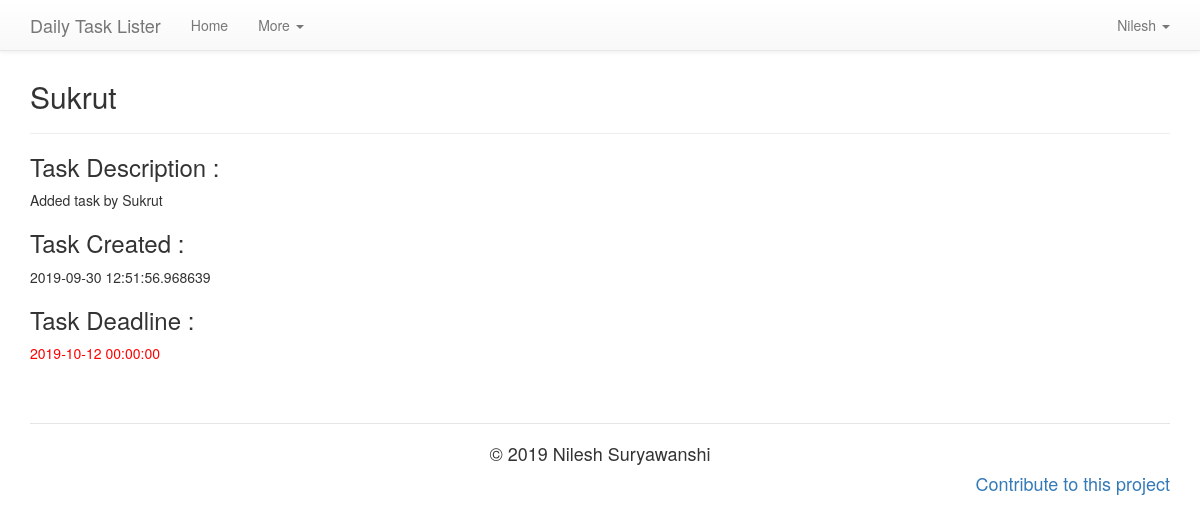
/user/Nilesh/task/4 (signed in), run on the app's committed database.
### task_lister/models.py (models this page shows, shortened)
class User(UserMixin , db.Model):
    id = db.Column(db.Integer, primary_key = True)
    username = db.Column(db.String(64), index = True, unique = True)
    email = db.Column(db.String(120), index = True, unique = True)
    mob = db.Column(db.Integer,unique = True)
    password_hash = db.Column(db.String(120))
    tasks = db.relationship('Task', backref = 'user', lazy = 'dynamic', cascade = 'all, delete-orphan')

class Task(db.Model):
    id = db.Column(db.Integer, primary_key = True, unique = True)
    t_name = db.Column(db.String(20))
    t_desc = db.Column(db.String(80))
    timestamp = db.Column(db.DateTime, index = True, default = now.replace(tzinfo = local))
    ddate = db.Column(db.DateTime, index = True)
    user_id = db.Column(db.Integer, db.ForeignKey('user.id'))

### task_lister/routes.py (the view)
@app.route('/user/<username>/task/<t_id>')
def desc_task(username,t_id):
    task = Task.query.filter_by(id = t_id).first_or_404()
    return render_template('taskdetails.html',title = 'Details',task = task)

### task_lister/models.py (called while the page is built)
@login.user_loader
def load_user(id):
    return User.query.get(int(id))

### task_lister/templates/taskdetails.html (shortened to what this page needs)
{% extends 'base.html' %}
    {% block app_content %}
        <div class="container">
            <h2>{{ task.t_name }}</h3>
            <hr>
            <h3>Task Description : </h3>{{ task.t_desc }}
            <h3>Task Created : </h3>{{ task.timestamp }}
            <h3>Task Deadline : </h3><span style="color: red;" >{{ task.ddate }}</span>
        </div>
    {% endblock %}

### task_lister/templates/base.html (shortened to what this page needs)
<!DOCTYPE html>
<html lang="en">
<head>
    <link rel="stylesheet" href="https://maxcdn.bootstrapcdn.com/bootstrap/3.3.7/css/bootstrap.min.css"
>
    <link rel="stylesheet" href="https://maxcdn.bootstrapcdn.com/bootstrap/3.3.7/css/bootstrap-theme.min.css"
>
</head>
<body>
    {% block navbar %}
    <nav class="navbar navbar-default navbar-fixed-top">
        <div class="container">
            <div class="navbar-header">
                <a class="navbar-brand">
                    Daily Task Lister
                </a>
            </div>
            <div id="navbar" class="navbar-collapse collapse">
                <ul class="nav navbar-nav">
                    <li>
                        <a href="{{ url_for('home') }}">Home</a>
                    </li>
                    <li class="dropdown">
                        <a href="#" data-toggle="dropdown">More
                            <span class="caret"></span></a>
                    </li>
                </ul>
                <ul class="nav navbar-nav navbar-right">
                    {% if current_user.is_anonymous %}
                    <li>
                        <a name = "register" href="{{ url_for('register') }}">
                            <span class="glyphicon glyphicon-user"></span> Register
                        </a>
                    </li>
                    <li>
                        <a name = "login" href="{{ url_for('login') }}">
                            <span class="glyphicon glyphicon-log-in"></span> Login
                        </a>
                    </li>
                    {% else %}
                    <li class="dropdown">
                        <a id = "user" href="#" data-toggle="dropdown">{{ current_user.username }}
                            <span class="caret"></span>
                        </a>
                    </li>
                    {% endif %}
                </ul>
            </div>
        </div>
    </nav>
    {% block app_content %}{% endblock %}
    <div class="container inline-p">
        <legend></legend>
        <h4>
            <p class="text-center">&copy; 2019 Nilesh Suryawanshi<p>
                    <p class="pull-right">
                        <a href="https://github.com/nilesh1168/Simple-webapp">Contribute to this project</a>
                    </p>
        </h4>
    </div>
    {% endblock  %}
</body>
</html>

### data on the page
User: username "Nilesh"
Task: t_name "Sukrut", t_desc "Added task by Sukrut", timestamp "2019-09-30 12:51:56.968639", ddate "2019-10-12 00:00:00"
